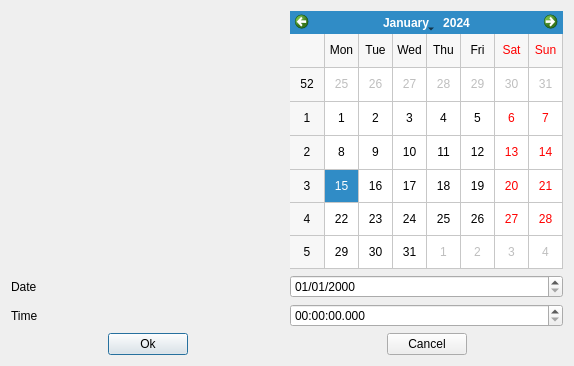
<?xml version="1.0" encoding="UTF-8"?>
<ui version="4.0">
 <class>SetDateTime</class>
 <widget class="QDialog" name="SetDateTime">
  <property name="geometry">
   <rect>
    <x>0</x>
    <y>0</y>
    <width>574</width>
    <height>366</height>
   </rect>
  </property>
  <property name="windowTitle">
   <string>Set Date and Time</string>
  </property>
  <layout class="QGridLayout" name="gridLayout">
   <item row="0" column="2">
    <widget class="QCalendarWidget" name="widgetCalendar">
     <property name="firstDayOfWeek">
      <enum>Qt::Monday</enum>
     </property>
     <property name="gridVisible">
      <bool>true</bool>
     </property>
    </widget>
   </item>
   <item row="0" column="0">
    <spacer name="horizontalSpacer_3">
     <property name="orientation">
      <enum>Qt::Horizontal</enum>
     </property>
     <property name="sizeHint" stdset="0">
      <size>
       <width>40</width>
       <height>20</height>
      </size>
     </property>
    </spacer>
   </item>
   <item row="1" column="2">
    <widget class="QDateEdit" name="edDate">
     <property name="displayFormat">
      <string>dd/MM/yyyy</string>
     </property>
    </widget>
   </item>
   <item row="2" column="2">
    <widget class="QTimeEdit" name="edTime">
     <property name="displayFormat">
      <string>hh:mm:ss.zzz</string>
     </property>
    </widget>
   </item>
   <item row="2" column="0">
    <widget class="QLabel" name="label_2">
     <property name="text">
      <string>Time</string>
     </property>
    </widget>
   </item>
   <item row="1" column="0">
    <widget class="QLabel" name="label">
     <property name="text">
      <string>Date</string>
     </property>
    </widget>
   </item>
   <item row="3" column="0">
    <layout class="QHBoxLayout" name="horizontalLayout">
     <item>
      <spacer name="horizontalSpacer_4">
       <property name="orientation">
        <enum>Qt::Horizontal</enum>
       </property>
       <property name="sizeHint" stdset="0">
        <size>
         <width>40</width>
         <height>20</height>
        </size>
       </property>
      </spacer>
     </item>
     <item>
      <widget class="QPushButton" name="btnOk">
       <property name="text">
        <string>Ok</string>
       </property>
      </widget>
     </item>
     <item>
      <spacer name="horizontalSpacer_5">
       <property name="orientation">
        <enum>Qt::Horizontal</enum>
       </property>
       <property name="sizeHint" stdset="0">
        <size>
         <width>40</width>
         <height>20</height>
        </size>
       </property>
      </spacer>
     </item>
    </layout>
   </item>
   <item row="3" column="2">
    <layout class="QHBoxLayout" name="horizontalLayout_2">
     <item>
      <spacer name="horizontalSpacer">
       <property name="orientation">
        <enum>Qt::Horizontal</enum>
       </property>
       <property name="sizeHint" stdset="0">
        <size>
         <width>40</width>
         <height>20</height>
        </size>
       </property>
      </spacer>
     </item>
     <item>
      <widget class="QPushButton" name="btnCancel">
       <property name="text">
        <string>Cancel</string>
       </property>
      </widget>
     </item>
     <item>
      <spacer name="horizontalSpacer_2">
       <property name="orientation">
        <enum>Qt::Horizontal</enum>
       </property>
       <property name="sizeHint" stdset="0">
        <size>
         <width>40</width>
         <height>20</height>
        </size>
       </property>
      </spacer>
     </item>
    </layout>
   </item>
  </layout>
  <zorder>widgetCalendar</zorder>
  <zorder>edTime</zorder>
  <zorder>label_2</zorder>
  <zorder>label</zorder>
  <zorder>edDate</zorder>
 </widget>
 <resources/>
 <connections>
  <connection>
   <sender>widgetCalendar</sender>
   <signal>clicked(QDate)</signal>
   <receiver>edDate</receiver>
   <slot>setDate(QDate)</slot>
   <hints>
    <hint type="sourcelabel">
     <x>331</x>
     <y>150</y>
    </hint>
    <hint type="destinationlabel">
     <x>331</x>
     <y>311</y>
    </hint>
   </hints>
  </connection>
 </connections>
</ui>
